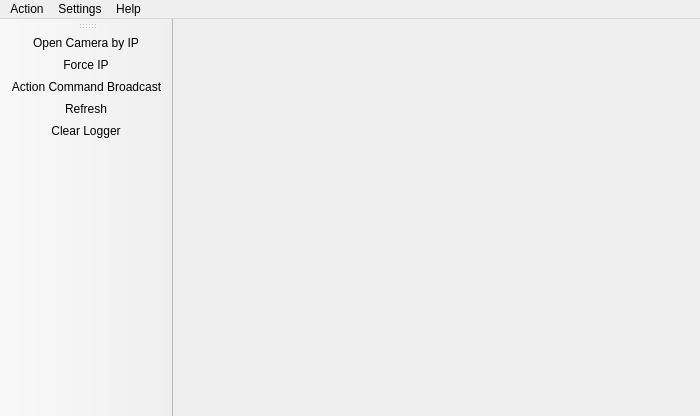
<?xml version="1.0" encoding="UTF-8"?>
<ui version="4.0">
 <author>JTE</author>
 <class>mainWindow</class>
 <widget class="QMainWindow" name="mainWindow">
  <property name="geometry">
   <rect>
    <x>0</x>
    <y>0</y>
    <width>700</width>
    <height>416</height>
   </rect>
  </property>
  <property name="sizePolicy">
   <sizepolicy hsizetype="Preferred" vsizetype="Preferred">
    <horstretch>0</horstretch>
    <verstretch>0</verstretch>
   </sizepolicy>
  </property>
  <property name="minimumSize">
   <size>
    <width>700</width>
    <height>350</height>
   </size>
  </property>
  <property name="maximumSize">
   <size>
    <width>16777215</width>
    <height>16777215</height>
   </size>
  </property>
  <property name="windowTitle">
   <string>Vimba Viewer</string>
  </property>
  <property name="windowIcon">
   <iconset resource="VimbaViewer.qrc">
    <normaloff>:/VimbaViewer/Images/stripes_256.png</normaloff>:/VimbaViewer/Images/stripes_256.png</iconset>
  </property>
  <property name="iconSize">
   <size>
    <width>24</width>
    <height>24</height>
   </size>
  </property>
  <widget class="QWidget" name="centralWidget">
   <layout class="QHBoxLayout" name="horizontalLayout_2">
    <item>
     <layout class="QHBoxLayout" name="layout_H">
      <property name="leftMargin">
       <number>11</number>
      </property>
      <property name="topMargin">
       <number>11</number>
      </property>
      <property name="rightMargin">
       <number>11</number>
      </property>
      <property name="bottomMargin">
       <number>11</number>
      </property>
     </layout>
    </item>
   </layout>
  </widget>
  <widget class="QMenuBar" name="menuBar">
   <property name="geometry">
    <rect>
     <x>0</x>
     <y>0</y>
     <width>700</width>
     <height>31</height>
    </rect>
   </property>
   <widget class="QMenu" name="menuAction">
    <property name="title">
     <string>Action</string>
    </property>
    <addaction name="ActionOpenByID"/>
    <addaction name="ActionForceIP"/>
    <addaction name="ActionCommand"/>
    <addaction name="ActionDiscover"/>
    <addaction name="ActionClear"/>
    <addaction name="separator"/>
    <addaction name="actionExit"/>
   </widget>
   <widget class="QMenu" name="menuHelp">
    <property name="title">
     <string>Help</string>
    </property>
    <addaction name="actionAbout"/>
    <addaction name="actionAbout_Qt"/>
   </widget>
   <widget class="QMenu" name="menuSettings">
    <property name="title">
     <string>Settings</string>
    </property>
    <addaction name="ActionStartOptions"/>
   </widget>
   <addaction name="menuAction"/>
   <addaction name="menuSettings"/>
   <addaction name="menuHelp"/>
  </widget>
  <widget class="QToolBar" name="mainToolBar">
   <property name="windowTitle">
    <string>MainWindow ToolBar</string>
   </property>
   <property name="styleSheet">
    <string notr="true"/>
   </property>
   <attribute name="toolBarArea">
    <enum>LeftToolBarArea</enum>
   </attribute>
   <attribute name="toolBarBreak">
    <bool>false</bool>
   </attribute>
   <addaction name="ActionOpenByID"/>
   <addaction name="ActionForceIP"/>
   <addaction name="ActionCommand"/>
   <addaction name="ActionDiscover"/>
   <addaction name="ActionClear"/>
  </widget>
  <action name="ActionDiscover">
   <property name="icon">
    <iconset resource="VimbaViewer.qrc">
     <normaloff>:/VimbaViewer/Images/refresh.png</normaloff>:/VimbaViewer/Images/refresh.png</iconset>
   </property>
   <property name="text">
    <string>Refresh</string>
   </property>
   <property name="toolTip">
    <string>Refresh camera tree</string>
   </property>
   <property name="shortcut">
    <string>Ctrl+R</string>
   </property>
  </action>
  <action name="ActionClear">
   <property name="icon">
    <iconset resource="VimbaViewer.qrc">
     <normaloff>:/VimbaViewer/Images/delete.png</normaloff>:/VimbaViewer/Images/delete.png</iconset>
   </property>
   <property name="text">
    <string>Clear Logger</string>
   </property>
   <property name="toolTip">
    <string>Clear log window</string>
   </property>
   <property name="shortcut">
    <string>Ctrl+C</string>
   </property>
  </action>
  <action name="actionAbout">
   <property name="text">
    <string>About</string>
   </property>
  </action>
  <action name="actionAbout_Qt">
   <property name="text">
    <string>About Qt</string>
   </property>
  </action>
  <action name="ActionStartOptions">
   <property name="text">
    <string>Start Options...</string>
   </property>
   <property name="shortcut">
    <string>Ctrl+S</string>
   </property>
  </action>
  <action name="actionExit">
   <property name="text">
    <string>Exit</string>
   </property>
   <property name="shortcut">
    <string>Ctrl+F4</string>
   </property>
  </action>
  <action name="ActionOpenByID">
   <property name="icon">
    <iconset resource="VimbaViewer.qrc">
     <normaloff>:/VimbaViewer/Images/goldeye-g.png</normaloff>:/VimbaViewer/Images/goldeye-g.png</iconset>
   </property>
   <property name="text">
    <string>Open Camera by IP</string>
   </property>
   <property name="toolTip">
    <string>Open a camera that was not discovered</string>
   </property>
   <property name="shortcut">
    <string>Ctrl+O</string>
   </property>
  </action>
  <action name="ActionForceIP">
   <property name="icon">
    <iconset resource="VimbaViewer.qrc">
     <normaloff>:/VimbaViewer/Images/forceIp.png</normaloff>:/VimbaViewer/Images/forceIp.png</iconset>
   </property>
   <property name="text">
    <string>Force IP</string>
   </property>
   <property name="toolTip">
    <string>Force specific IP address to camera with given MAC address</string>
   </property>
  </action>
  <action name="ActionCommand">
   <property name="icon">
    <iconset resource="VimbaViewer.qrc">
     <normaloff>:/VimbaViewer/Images/actionCommand.png</normaloff>:/VimbaViewer/Images/actionCommand.png</iconset>
   </property>
   <property name="text">
    <string>Action Command Broadcast</string>
   </property>
   <property name="toolTip">
    <string>Trigger over Ethernet - Action Commands</string>
   </property>
  </action>
 </widget>
 <layoutdefault spacing="6" margin="11"/>
 <resources>
  <include location="VimbaViewer.qrc"/>
 </resources>
 <connections/>
</ui>
